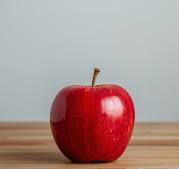
#> input picture BTVN/data/anh3.png, 179 x 169 px, found by its file name
$ python Pseudocolor.py
#> lines starting #> are read from the running program, lines starting #| are printed output that depends on the picture
import cv2
import os
os.makedirs("output", exist_ok=True)
img = cv2.imread("anh3.png")
#> img is the input picture: shape (169, 179, 3); mean B, G, R 144.6, 147.8, 172.3
img_gray = cv2.cvtColor(img, cv2.COLOR_BGR2GRAY)
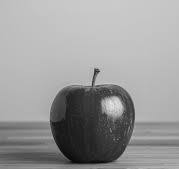
#> img_gray: shape (169, 179); min 7, max 236, mean 154.7
img_pseudo = cv2.applyColorMap(img_gray, cv2.COLORMAP_JET)
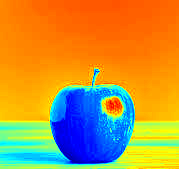
#> img_pseudo: shape (169, 179, 3); mean B, G, R 63.7, 148.9, 190.7
cv2.imshow('Original Image', img)
cv2.imshow('Grayscale Image', img_gray)
cv2.imshow('Pseudocolor Image', img_pseudo)
cv2.imwrite("output/14_pseudo_original.png", img)
cv2.imwrite("output/14_pseudo_gray.png", img_gray)
cv2.imwrite("output/14_pseudo_result.png", img_pseudo)
cv2.waitKey(0)
cv2.destroyAllWindows()

$ run again, with BTVN/data/anh2.png copied over BTVN/data/anh3.png
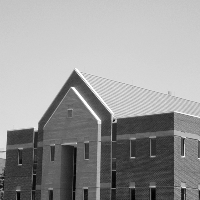
#> input picture BTVN/data/anh2.png, 200 x 200 px, found by its file name
#> img is the input picture: shape (200, 200, 3); min 0, max 255, mean 152.8
#> `img_pseudo = cv2.applyColorMap(img_gray, cv2.COLORMAP_JET)`:
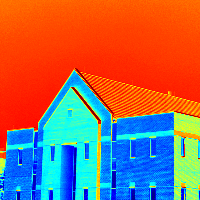
#> img_pseudo: shape (200, 200, 3); mean B, G, R 95.9, 109.6, 157.8
